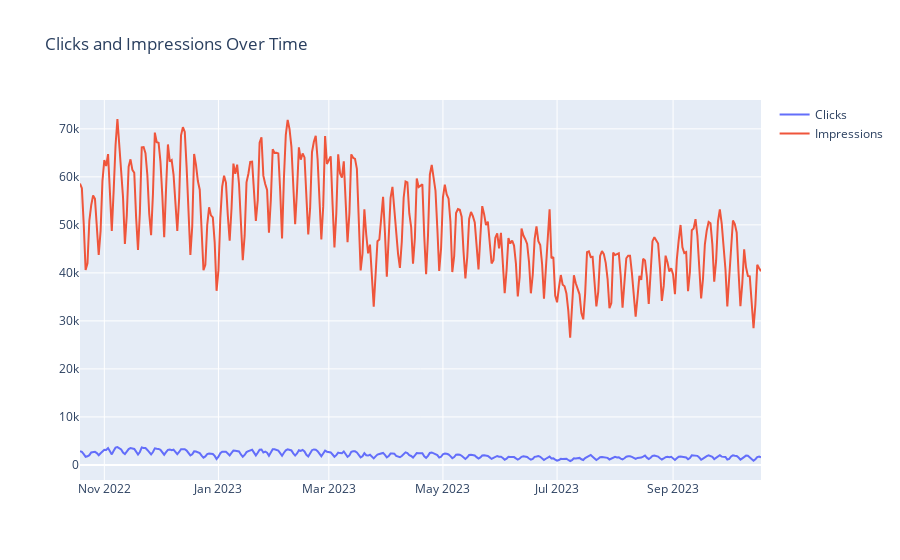

Notebook code for this chart:
### Markdown cell above
**Visualize the Clicks & Impressions over Time**

### Code cell
fig = go.Figure()
fig.add_trace(go.Scatter(x=data.index, y=data['Clicks'], mode='lines', name='Clicks'))
fig.add_trace(go.Scatter(x=data.index, y=data['Impressions'], mode='lines', name='Impressions'))
fig.update_layout(title='Clicks and Impressions Over Time')
fig.show()

### Figure 1 — Plotly figure (JSON) as saved in the notebook; plotly's stock layout.template omitted (floating-point values rounded to 4 significant figures; data arrays with more than 128 entries replaced by an {"elided": "..."} marker saying what was removed)
{"data": [{"mode": "lines", "name": "Clicks", "type": "scatter", "visible": true, "x": {"elided": "365 str values"}, "y": {"elided": "365 int values"}}, {"mode": "lines", "name": "Impressions", "type": "scatter", "visible": true, "x": {"elided": "365 str values"}, "y": {"elided": "365 int values"}}], "layout": {"autosize": true, "title": {"text": "Clicks and Impressions Over Time"}, "xaxis": {"autorange": true, "range": ["2022-10-19", "2023-10-18"], "type": "date"}, "yaxis": {"autorange": true, "range": [-3142.0, 76010.0], "type": "linear"}}}
